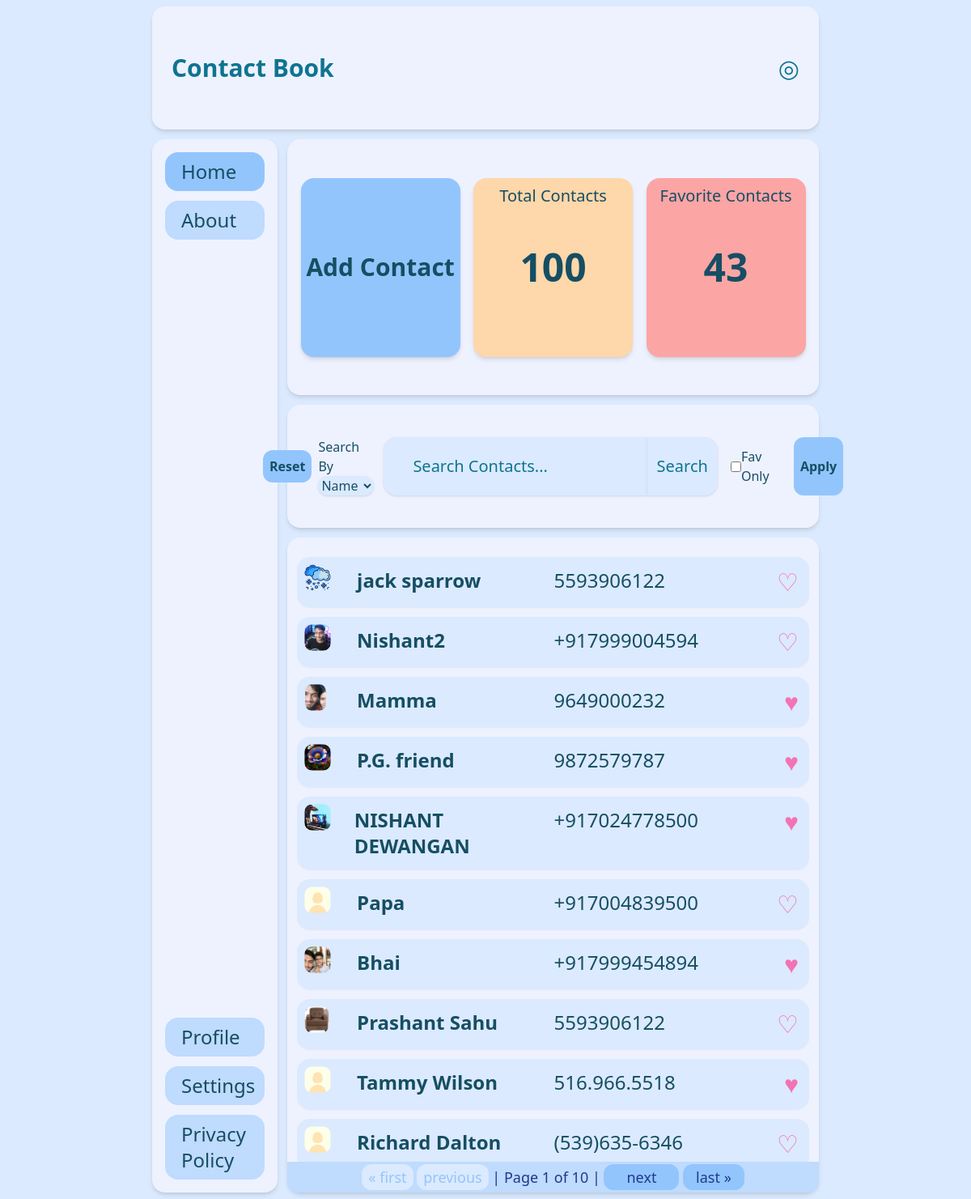
The page / on the database its author committed.
### contacts/models.py (models this page shows, shortened)
class Contacts(models.Model):
    user = models.ForeignKey(User, on_delete=models.SET_NULL, null=True, blank=True)
    name = models.CharField(max_length=50,default="NaN")
    phone = models.CharField(max_length=15)
    email = models.EmailField(max_length=50)
    address = models.TextField()
    ppic = models.ImageField(default='default.jpg', upload_to='')
    fav = models.BooleanField(default=False)

### contacts/views.py (the view, shortened to what this page needs)
# urls.py: path('',views.index,name="index"),
def index(request):
    contacts = Contacts.objects.all().order_by('-id')
    mode = fav = keyw = None
    if request.GET.get("search") or request.GET.get("search") == "":
        keyw=request.GET.get("search")
        mode = request.GET.get("mode")
        if request.GET.get("fav"):
            fav=True
            contacts=contacts.filter(fav=True)
        else:
            fav=False
        if mode == "name":
            contacts=contacts.filter(name__icontains=keyw)
        elif mode == "phone":
            contacts=contacts.filter(phone__icontains=keyw)
        else:
            contacts=contacts.filter(email__icontains=keyw)
        paginator = Paginator(contacts, 10)
    else:
        paginator = Paginator(contacts, 10)
    page_num = request.GET.get("page")
    page_obj = paginator.get_page(page_num)
    context = {
        "contacts":page_obj,
        "total":contacts.count(),
        "fav":contacts.filter(fav=True).count(),
        "mode":mode,
        "fav_on":fav,
        "keyw":keyw
    }
    return render(request, "index.html",context=context)

### templates/index.html (shortened to what this page needs)
{% extends 'base.html' %}
{% load static %}
{% block body %}
<div class="text-cyan-900 grid grid-cols-5 grid-rows-9 gap-3 h-screen w-[70%] mx-auto p-2">
    <div class="text-cyan-700 col-span-5 bg-indigo-50 shadow-md rounded-2xl flex items-center justify-between px-6">
        <div class="text-3xl font-bold">Contact Book</div>
        <div class="text-3xl">
            ◎
        </div>
    </div>
    <nav class="nav text-2xl row-span-8 row-start-2 bg-indigo-50 shadow-md rounded-2xl flex flex-col items-start justify-between">
        <ul class=" w-full p-4">
            <li class="bg-blue-300 hover:bg-blue-400 p-2 pl-5 rounded-2xl mb-3" onclick="window.location.href='/'">Home</li>
            <li class="bg-blue-200 hover:bg-blue-400 p-2 pl-5 rounded-2xl mb-3">About</li>
        </ul>
        <ul class=" w-full p-4">
            <li class="bg-blue-200 hover:bg-blue-400 p-2 pl-5 rounded-2xl mb-3">Profile</li>
            <li class="bg-blue-200 hover:bg-blue-400 p-2 pl-5 rounded-2xl mb-3">Settings</li>
            <li class="bg-blue-200 hover:bg-blue-400 p-2 pl-5 rounded-2xl ">Privacy Policy</li>
        </ul>
    </nav>
    <div class="col-span-4 row-span-2 row-start-2 bg-indigo-50  shadow-md rounded-2xl flex items-center justify-evenly">
        <div id="openWindow" class="w-[30%] h-[70%] bg-blue-300 hover:bg-blue-400  shadow-md rounded-2xl flex items-center justify-center font-bold text-3xl">Add Contact</div>
        <div class="w-[30%] h-[70%] bg-orange-200 hover:bg-orange-300  shadow-md rounded-2xl flex items-center justify-center relative"><span class="absolute top-2 text-xl">Total Contacts</span><span class="font-bold text-5xl">{{total}}</span></div>
        <div class="w-[30%] h-[70%] bg-red-300 hover:bg-red-400 shadow-md rounded-2xl flex items-center justify-center relative"><span class="absolute top-2 text-xl">Favorite Contacts</span><span class="font-bold text-5xl">{{fav}}</span></div>
    </div>
    <div class="col-span-4 col-start-2 row-start-4 bg-indigo-50 shadow-md rounded-2xl flex items-center justify-center">
        <button class="bg-blue-300 hover:bg-blue-400 p-2  rounded-xl mx-2 font-bold" onclick="window.location.href='/'">Reset</button>
        <form action="/" class="flex  min-w-fit ">
            <span class="mr-3">Search By
                 <select class="shadow bg-blue-100 rounded-2xl" name="mode">
                     <option value="name" {% if mode == 'name' %} selected {% endif %} >Name</option>
                 </select>
            </span>
                <input {% if keyw %} value={{keyw}} {% endif %}" class="placeholder:bold placeholder:text-cyan-700 shadow bg-blue-100 w-[100%]  rounded-l-2xl py-2 pl-9 pr-3  focus:outline-none focus:border-sky-500 focus:ring-sky-500 focus:ring-1 lg:text-xl md:text-5xl" placeholder="Search Contacts..." type="text" name="search"/>
                <input class="px-3 bg-blue-100 hover:bg-blue-200 shadow  rounded-r-2xl lg:text-xl text-cyan-700 md:text-5xl" type="submit" value="Search">
            <span class="flex items-center min-w-[70px] ml-4 ">
                <input type="checkbox" name="fav" {% if fav_on  %} checked {% endif %}>Fav Only
            </span>
        <input type="submit" value="Apply" class="bg-blue-300 hover:bg-blue-400 p-2  rounded-xl mx-2 font-bold" >
            </form>
    </div>
    <div class="relative p-3 col-span-4 row-span-5 col-start-2 row-start-5 bg-indigo-50  shadow-md rounded-2xl ">
        <div class="overflow-auto max-h-full pb-5">
        <table class="w-full  text-2xl ">
            {% for contact in contacts %}
                <tr class="flex justify-between px-3 py-3 my-3 bg-blue-100 shadow-sm rounded-2xl">
                    <td class=" w-[10%] ">
                        <img src="static/images/{{contact.ppic}}"  class="preview_img" alt="{{contact.name}}">
                    </td>
                    <td class=" min-w-[40%] font-bold"> <a href="contact_details/{{contact.id}}" class="hover:text-yellow-500">{{contact.name}}</a> </td>
                    <td class=" min-w-[30%] ">{{contact.phone}}</td>
                    <td class=" min-w-[20%]  text-right text-3xl text-pink-400">
                        {% if contact.fav %}
                        ♥
                        {% else %}
                        ♡
                        {% endif %}
                    </td>
                </tr>
            {% endfor %}
        </table></div>
        <div class="pagination absolute w-full left-0 bottom-0 p-[5px] text-blue-900 bg-blue-200 flex gap-5 justify-center text-lg rounded-b-xl items-center">
            <span class="p-0">
                {% if contacts.has_previous %}
                    <a href="?page=1" class="bg-blue-300 px-2 py-1 rounded-xl">&laquo; first</a>
                    <a href="?page={{ contacts.previous_page_number }} "class="bg-blue-300 px-2 py-1 rounded-xl" >previous</a>
                {% else %}
                    <a href="#" class="cursor-not-allowed bg-blue-100 text-blue-300 px-2 py-1 rounded-xl">&laquo; first</a>
                    <a href="#" class="cursor-not-allowed bg-blue-100 text-blue-300 px-2 py-1 rounded-xl ">previous</a>
                {% endif %}
                <span class="current">
                   | Page {{ contacts.number }} of {{ contacts.paginator.num_pages }} |
                </span>
                {% if contacts.has_next %}
                    <a href="?page={{ contacts.next_page_number }} " class="bg-blue-300 px-7 py-1 rounded-xl">next</a>
                    <a href="?page={{ contacts.paginator.num_pages }}" class="bg-blue-300 px-4 py-1 rounded-xl">last &raquo;</a>
                {% else %}
                    <a href="#" class="cursor-not-allowed bg-blue-100 text-blue-300 px-7 py-1 rounded-xl">next</a>
                    <a href="#" class="cursor-not-allowed bg-blue-100 text-blue-300 px-4 py-1 rounded-xl ">last &raquo;</a>
                {% endif %}
            </span>
        </div>
    </div>
</div>
{% endblock %}

### templates/base.html (shortened to what this page needs)
<!DOCTYPE html>
{% load static %}
<html lang="en">
<head>
    <script src="https://cdn.tailwindcss.com"></script>
    <link rel="stylesheet"  href="{% static 'css/style.css' %}">
</head>
<body class="bg-blue-100 ">
{% block body %}
{% endblock %}
</body>
</html>

### static/css/style.css (style rules this page uses)
.preview_img { border-radius:30%; scale:130%; max-width:25px; max-height:25px; }

### rows shown on the page
Contacts: ppic (picture), name "jack sparrow", phone "5593906122"
Contacts: ppic (picture), name "Nishant2", phone "+917999004594"
Contacts: ppic (picture), name "Mamma", phone "9649000232"
Contacts: ppic (picture), name "P.G. friend", phone "9872579787"
Contacts: ppic (picture), name "NISHANT DEWANGAN", phone "+917024778500"
Contacts: ppic (placeholder picture), name "Papa", phone "+917004839500"
Contacts: ppic (picture), name "Bhai", phone "+917999454894"
Contacts: ppic (picture), name "Prashant Sahu", phone "5593906122"
Contacts: ppic (placeholder picture), name "Tammy Wilson", phone "516.966.5518"
Contacts: ppic (placeholder picture), name "Richard Dalton", phone "(539)635-6346"

### other values the page prints
{{ total }} "100"
{{ fav }} "43"
{{ contacts.number }} "1"
{{ contacts.paginator.num_pages }} "10"
